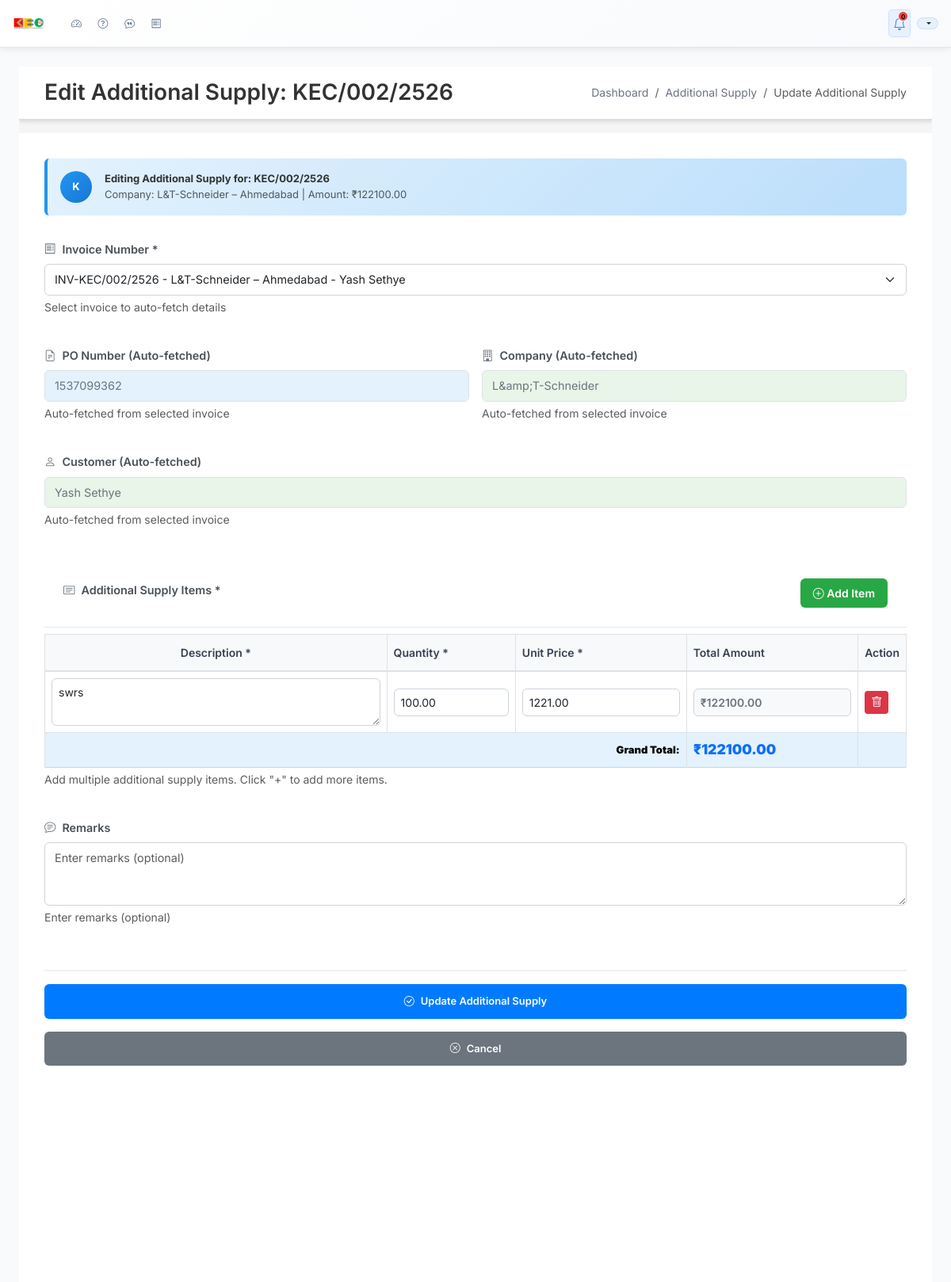
The page /additional-supply/edit-by-invoice/35/ (signed in) on the database its author committed.
### dashboard/models.py (models this page shows, shortened)
class AdditionalSupply(models.Model):
    invoice = models.ForeignKey(
        Invoice,
        on_delete=models.CASCADE,
        verbose_name="Invoice",
        related_name='additional_supplies',
        help_text="Select invoice from database"
    )
    supply_date = models.DateField(
        verbose_name="Supply Date",
        help_text="Enter supply date manually"
    )
    description = models.TextField(
        verbose_name="Additional Supply Description",
        help_text="Enter additional supply description"
    )
    quantity = models.DecimalField(
        max_digits=10,
        decimal_places=2,
        verbose_name="Quantity",
        help_text="Enter quantity"
    )
    unit_price = models.DecimalField(
        max_digits=12,
        decimal_places=2,
        verbose_name="Unit Price",
        help_text="Enter unit price"
    )
    total_amount = models.DecimalField(
        max_digits=15,
        decimal_places=2,
        verbose_name="Total Amount",
        help_text="Auto-calculated: Quantity × Unit Price",
        editable=False
    )
    remarks = models.TextField(
        blank=True,
        null=True,
        verbose_name="Remarks",
        help_text="Enter remarks (optional)"
    )
    created_at = models.DateTimeField(auto_now_add=True)
    updated_at = models.DateTimeField(auto_now=True)
    class Meta:
        verbose_name = "Additional Supply"
        verbose_name_plural = "Additional Supplies"
        ordering = ['-created_at']

class Invoice(models.Model):
    invoice_number = models.CharField(
        max_length=50,
        unique=True,
        verbose_name="Invoice Number",
        help_text="Auto-generated in format KEC/051/2526",
        blank=True  # Allow blank since it's auto-generated
    )
    invoice_date = models.DateField(
        verbose_name="Invoice Date",
        help_text="Enter invoice date manually"
    )
    company = models.ForeignKey(
        Contact,
        on_delete=models.CASCADE,
        verbose_name="Company",
        related_name='invoices',
        help_text="Select company from database"
    )
    customer_name = models.CharField(
        max_length=200,
        verbose_name="Customer Name",
        help_text="Auto-fetched based on client selection",
        blank=True  # Allow blank since it's auto-filled
    )
    purchase_order = models.ForeignKey(
        PurchaseOrder,
        on_delete=models.CASCADE,
        verbose_name="Purchase Order",
        help_text="Select purchase order to auto-fetch value"
    )
    order_value = models.DecimalField(
        max_digits=12,
        decimal_places=2,
        verbose_name="Order Value",
        help_text="Auto-fetched from selected purchase order",
        null=True,  # Allow null since it's auto-filled
        blank=True  # Allow blank since it's auto-filled
    )
    grn_date = models.DateField(
        verbose_name="GRN Date",
        help_text="Enter GRN date manually"
    )
    payment_due_date = models.DateField(
        verbose_name="Payment Due Date",
        help_text="Auto-calculated: GRN Date + Payment Terms from selected Purchase Order",
        null=True,  # Allow null since it's auto-calculated
        blank=True  # Allow blank since it's auto-calculated
    )
    due_days = models.IntegerField(
        verbose_name="Due Days",
        help_text="Auto-calculated: days remaining (positive) or overdue (negative)",
        null=True,  # Allow null since it's auto-calculated
        blank=True  # Allow blank since it's auto-calculated
    )
    remarks = models.TextField(
        blank=True,
        null=True,
        verbose_name="Remarks",
        help_text="Enter remarks manually (optional)"
    )
    STATUS_CHOICES = [
        ('draft', 'Draft'),
        ('sent', 'Sent'),
        ('invoiced', 'Invoiced'),
        ('paid', 'Paid'),
        ('partial', 'Partial'),
        ('overdue', 'Overdue'),
        ('cancelled', 'Cancelled'),
    ]
    status = models.CharField(
        max_length=20,
        choices=STATUS_CHOICES,
        default='draft',
        verbose_name="Invoice Status",
        help_text="Current status of the invoice"
    )
    created_at = models.DateTimeField(auto_now_add=True)
    updated_at = models.DateTimeField(auto_now=True)
    def __str__(self):
        return f"INV-{self.invoice_number} - {self.company.company} - {self.customer_name}"
    class Meta:
        verbose_name = "Invoice"
        verbose_name_plural = "Invoices"
        ordering = ['-created_at']

class Contact(models.Model):
    email = models.EmailField(verbose_name="Email Address", blank=True, null=True)
    phone = models.CharField(max_length=20, verbose_name="Phone Number", blank=True, null=True)
    company = models.ForeignKey(Company, on_delete=models.CASCADE, verbose_name="Company")
    location_city = models.CharField(max_length=100, verbose_name="Location (City)", blank=True)
    individual_address = models.TextField(verbose_name="Individual Address", blank=True, null=True)
    customer_name = models.CharField(max_length=200, verbose_name="Customer Name", blank=True, null=True)
    email = models.EmailField(verbose_name="Email Address", blank=True, null=True)  # Legacy field
    plant = models.CharField(max_length=100, verbose_name="Plant Location", blank=True, null=True)
    address = models.TextField(verbose_name="Address", blank=True, null=True)
    created_at = models.DateTimeField(auto_now_add=True)
    updated_at = models.DateTimeField(auto_now=True)
    class Meta:
        verbose_name = "Contact"
        verbose_name_plural = "Contacts"
        ordering = ['-created_at']

class Company(models.Model):
    company_name = models.CharField(max_length=200, verbose_name="Company Name")
    city = models.CharField(max_length=100, verbose_name="City")
    address = models.TextField(verbose_name="Company Address")
    created_at = models.DateTimeField(auto_now_add=True)
    updated_at = models.DateTimeField(auto_now=True)
    def __str__(self):
        return f"{self.company_name} – {self.city}"
    class Meta:
        verbose_name = "Company"
        verbose_name_plural = "Companies"
        ordering = ['company_name', 'city']
        unique_together = ['company_name', 'city']

### dashboard/views.py (the view)
# urls.py: path('additional-supply/edit-by-invoice/<int:invoice_id>/', views.additional_supply_edit_by_invoice_view, name='additional_supply_edit_by_invoice'),
@login_required
def additional_supply_edit_by_invoice_view(request, invoice_id):
    invoice = get_object_or_404(Invoice, id=invoice_id)
    additional_supplies = AdditionalSupply.objects.filter(invoice=invoice).order_by('id')
    if not additional_supplies.exists():
        messages.error(request, f'No additional supplies found for invoice {invoice.invoice_number}')
        return redirect('dashboard:additional_supply_management')
    first_supply = additional_supplies.first()
    if request.method == 'POST':
        form = AdditionalSupplyForm(request.POST, instance=first_supply)
        if form.is_valid():
            selected_invoice = form.cleaned_data.get('invoice_select')
            remarks = form.cleaned_data.get('remarks', '')
            AdditionalSupply.objects.filter(invoice=invoice).delete()
            items_created = 0
            for key, value in request.POST.items():
                if key.startswith('items[') and key.endswith('][description]'):
                    item_index = key.split('[')[1].split(']')[0]
                    description = request.POST.get(f'items[{item_index}][description]', '').strip()
                    quantity = request.POST.get(f'items[{item_index}][quantity]', '')
                    unit_price = request.POST.get(f'items[{item_index}][unit_price]', '')
                    if description and quantity and unit_price:
                        try:
                            quantity = float(quantity)
                            unit_price = float(unit_price)
                            from datetime import date
                            AdditionalSupply.objects.create(
                                invoice=selected_invoice,
                                supply_date=first_supply.supply_date,  # Keep original supply date
                                description=description,
                                quantity=quantity,
                                unit_price=unit_price,
                                remarks=remarks
                            )
                            items_created += 1
                        except (ValueError, TypeError):
                            messages.error(request, f'Invalid quantity or unit price for item: {description}')
            if items_created > 0:
                messages.success(request, f'Additional Supply for Invoice {selected_invoice.invoice_number} updated successfully!')
                return redirect('dashboard:additional_supply_management')
            else:
                messages.error(request, 'No valid items were updated. Please check your input.')
        else:
            for field, errors in form.errors.items():
                for error in errors:
                    messages.error(request, f'{field}: {error}')
    else:
        form = AdditionalSupplyForm(instance=first_supply)
    return render(request, 'dashboard/additional_supply_form.html', {
        'form': form,
        'title': f'Edit Additional Supply: {invoice.invoice_number}',
        'action': 'Update',
        'supply_obj': first_supply,
        'existing_supplies': additional_supplies,
        'is_edit': True
    })

### dashboard/templates/dashboard/additional_supply_form.html (shortened to what this page needs)
{% extends 'dashboard/base.html' %}
{% block body_class %}scrollable-page{% endblock %}
{% block content %}
<div class="simple-form-page">
    <div class="simple-form-wrapper">
        <div class="simple-header">
            <h3>{{ title }}</h3>
            <nav aria-label="breadcrumb">
                <ol class="breadcrumb">
                    <li class="breadcrumb-item"><a href="{% url 'dashboard:index' %}">Dashboard</a></li>
                    <li class="breadcrumb-item"><a href="{% url 'dashboard:additional_supply_management' %}">Additional Supply</a></li>
                    <li class="breadcrumb-item active">{{ action }} Additional Supply</li>
                </ol>
            </nav>
        </div>
        <div class="simple-form-container">
            {% if is_edit and supply_obj %}
                <div class="edit-indicator">
                    <div class="user-initial">
                        {{ supply_obj.invoice.invoice_number|first|upper }}
                    </div>
                    <div>
                        <strong>Editing Additional Supply for: {{ supply_obj.invoice.invoice_number }}</strong>
                        <div class="text-muted">Company: {{ supply_obj.invoice.company.company }} | Amount: ₹{{ supply_obj.total_amount }}</div>
                    </div>
                </div>
            {% endif %}
            <form method="post" class="simple-form" id="additional-supply-form">
                <div class="form-row">
                    <div class="form-group">
                        <label for="{{ form.invoice_select.id_for_label }}">
                            <i class="bi bi-receipt"></i> Invoice Number *
                        </label>
                        {{ form.invoice_select }}
                        <small class="form-text text-muted">Select invoice to auto-fetch details</small>
                    </div>
                </div>
                <div class="form-row">
                    <div class="form-group">
                        <label for="po-number-display">
                            <i class="bi bi-file-earmark-text"></i> PO Number (Auto-fetched)
                        </label>
                        <input type="text" id="po-number-display" class="form-control" readonly placeholder="Select invoice first">
                        <small class="form-text text-muted">Auto-fetched from selected invoice</small>
                    </div>
                    <div class="form-group">
                        <label for="company-display">
                            <i class="bi bi-building"></i> Company (Auto-fetched)
                        </label>
                        <input type="text" id="company-display" class="form-control" readonly placeholder="Select invoice first">
                        <small class="form-text text-muted">Auto-fetched from selected invoice</small>
                    </div>
                </div>
                <div class="form-row">
                    <div class="form-group">
                        <label for="customer-display">
                            <i class="bi bi-person"></i> Customer (Auto-fetched)
                        </label>
                        <input type="text" id="customer-display" class="form-control" readonly placeholder="Select invoice first">
                        <small class="form-text text-muted">Auto-fetched from selected invoice</small>
                    </div>
                </div>
                <div class="form-group">
                    <div class="table-header">
                        <label>
                            <i class="bi bi-card-text"></i> Additional Supply Items *
                        </label>
                        <button type="button" id="add-item-btn" class="btn btn-sm btn-success">
                            <i class="bi bi-plus-circle"></i> Add Item
                        </button>
                    </div>
                    <div class="table-responsive">
                        <table class="table table-bordered" id="items-table">
                            <thead class="table-light">
                                <tr>
                                    <th style="width: 40%;">Description *</th>
                                    <th style="width: 15%;">Quantity *</th>
                                    <th style="width: 20%;">Unit Price *</th>
                                    <th style="width: 20%;">Total Amount</th>
                                    <th style="width: 5%;">Action</th>
                                </tr>
                            </thead>
                            <tbody id="items-tbody">
                            </tbody>
                            <tfoot>
                                <tr class="table-info">
                                    <td colspan="3" class="text-end"><strong>Grand Total:</strong></td>
                                    <td><strong id="grand-total">₹0.00</strong></td>
                                    <td></td>
                                </tr>
                            </tfoot>
                        </table>
                    </div>
                    <small class="form-text text-muted">Add multiple additional supply items. Click "+" to add more items.</small>
                </div>
                <div class="form-group">
                    <label for="{{ form.remarks.id_for_label }}">
                        <i class="bi bi-chat-text"></i> Remarks
                    </label>
                    {{ form.remarks }}
                    <small class="form-text text-muted">Enter remarks (optional)</small>
                </div>
                <div class="form-actions">
                    <button type="submit" class="btn-primary">
                        <i class="bi bi-check-circle me-2"></i>{{ action }} Additional Supply
                    </button>
                    <a href="{% url 'dashboard:additional_supply_management' %}" class="btn-secondary">
                        <i class="bi bi-x-circle me-2"></i>Cancel
                    </a>
                </div>
            </form>
        </div>
    </div>
</div>
{% endblock %}

### rows shown on the page
AdditionalSupply: invoice.invoice_number|first "K", invoice.invoice_number "KEC/002/2526", invoice.company.company "L&T-Schneider – Ahmedabad", total_amount "122100.00"

### other values the page prints
{{ title }} "Edit Additional Supply: KEC/002/2526"
{{ action }} "Update"
